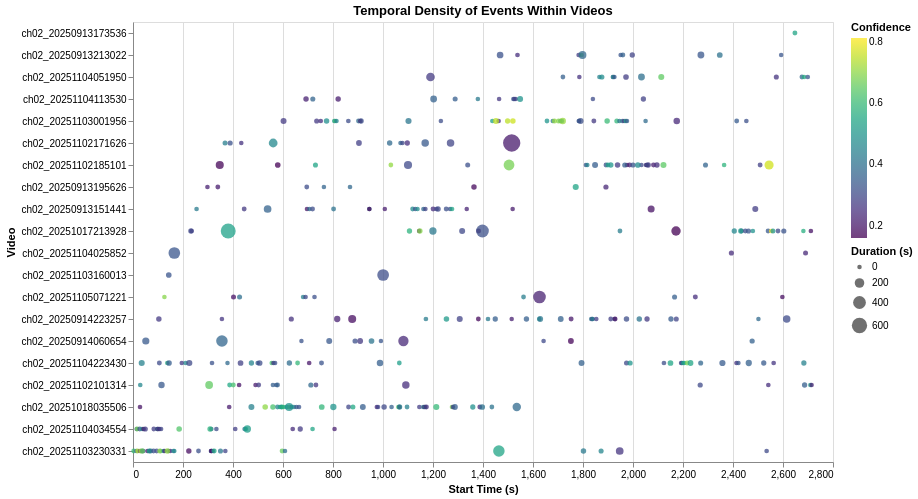

The cell this chart's notebook holds for it:
### Code cell
def chart_temporal_density(event_df: pd.DataFrame) -> alt.Chart:
    """
    Scatter: event start time vs video (y-axis), sized by duration, coloured by confidence.
    Shows where within each video events are firing.
    """
    df = event_df.copy()
    df["short_name"] = df["video"].str.replace(r"\.mp4$", "", regex=True)
 
    return (
        alt.Chart(df, title="Temporal Density of Events Within Videos")
        .mark_point(filled=True, opacity=0.75)
        .encode(
            alt.X("start_sec:Q", title="Start Time (s)"),
            alt.Y("short_name:N", title="Video", sort="-x"),
            alt.Size("duration_sec:Q", title="Duration (s)",
                     scale=alt.Scale(range=[20, 300])),
            alt.Color("avg_confidence:Q",
                      scale=alt.Scale(scheme="viridis"),
                      title="Confidence"),
            tooltip=["short_name:N", "start_sec:Q", "end_sec:Q",
                     "duration_sec:Q", "avg_confidence:Q", "pen:N","weaning_stage:N"],
        )
        .properties(width=700, height=max(300, len(df["video"].unique()) * 22))
    )
chart_temporal_density(event_df)

### Figure 1 — Vega-Lite specification as saved in the notebook (floating-point values rounded to 4 significant figures; data arrays with more than 128 entries replaced by an {"elided": "..."} marker saying what was removed)
{"config": {"view": {"continuousWidth": 300, "continuousHeight": 300}}, "data": {"name": "data-57dae6dce70b4a877ec05ac2b951dff2"}, "mark": {"type": "point", "filled": true, "opacity": 0.75}, "encoding": {"color": {"field": "avg_confidence", "scale": {"scheme": "viridis"}, "title": "Confidence", "type": "quantitative"}, "size": {"field": "duration_sec", "scale": {"range": [20, 300]}, "title": "Duration (s)", "type": "quantitative"}, "tooltip": [{"field": "short_name", "type": "nominal"}, {"field": "start_sec", "type": "quantitative"}, {"field": "end_sec", "type": "quantitative"}, {"field": "duration_sec", "type": "quantitative"}, {"field": "avg_confidence", "type": "quantitative"}, {"field": "pen", "type": "nominal"}, {"field": "weaning_stage", "type": "nominal"}], "x": {"field": "start_sec", "title": "Start Time (s)", "type": "quantitative"}, "y": {"field": "short_name", "sort": "-x", "title": "Video", "type": "nominal"}}, "height": 440, "title": "Temporal Density of Events Within Videos", "width": 700, "$schema": "https://vega.github.io/schema/vega-lite/v6.4.1.json", "datasets": {"data-57dae6dce70b4a877ec05ac2b951dff2": {"elided": "408 records"}}}
